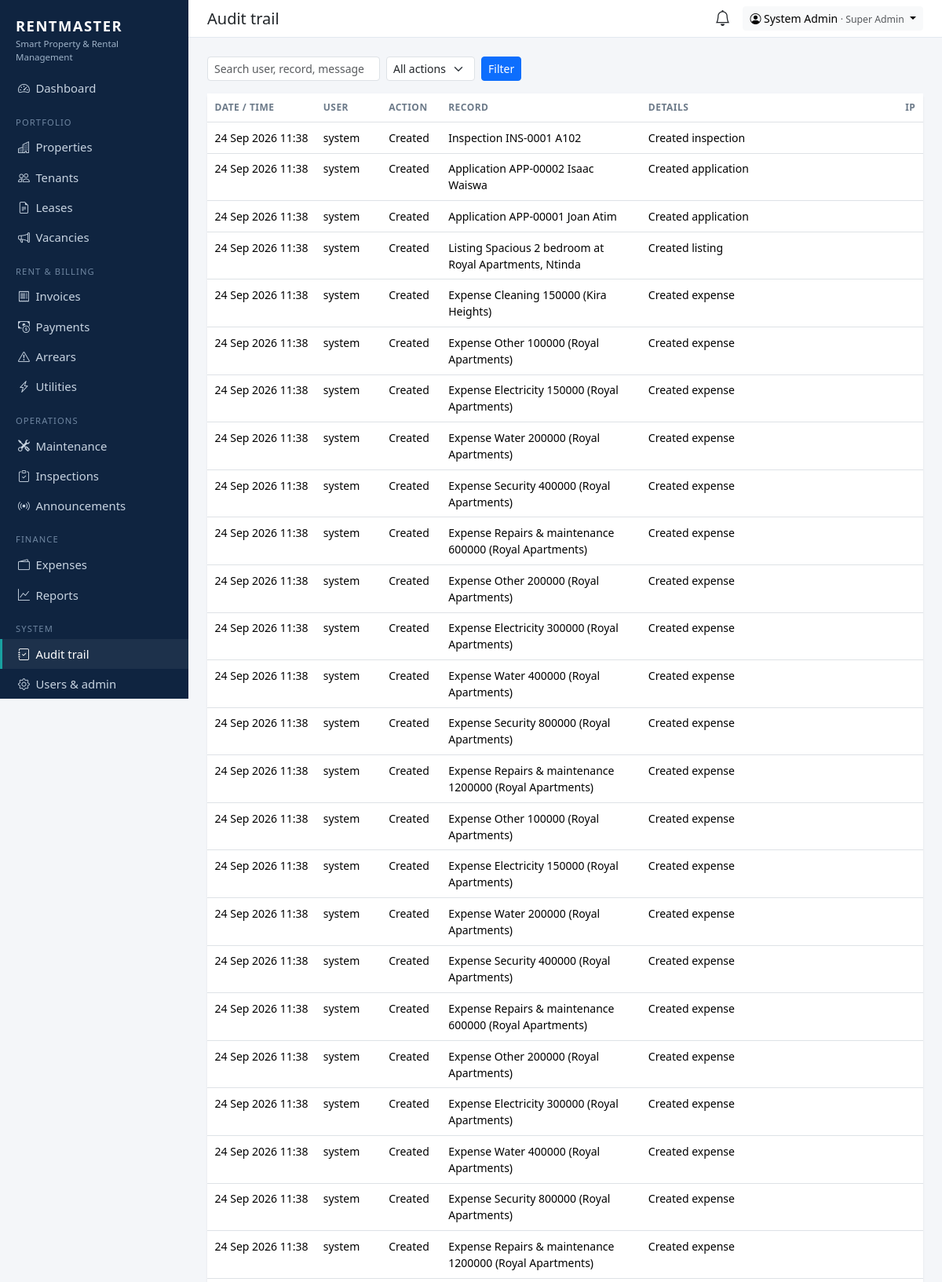
Screenshot of /audit/ (signed in, upper part) with the database file from the repository.
### apps/accounts/models.py (models this page shows, shortened)
class User(AbstractUser):
    role = models.CharField(max_length=20, choices=Role.choices, default=Role.TENANT)
    phone = models.CharField(max_length=20, blank=True)
    totp_secret = models.CharField(max_length=64, blank=True, editable=False)
    totp_enabled = models.BooleanField("Two-factor authentication", default=False, editable=False)
    def __str__(self):
        return self.get_full_name() or self.username

### apps/core/models.py (models this page shows, shortened)
class AuditLog(models.Model):
    class Action(models.TextChoices):
        CREATE = "CREATE", "Created"
        UPDATE = "UPDATE", "Updated"
        DELETE = "DELETE", "Deleted"
        ACTION = "ACTION", "Action"
        LOGIN = "LOGIN", "Logged in"
    user = models.ForeignKey(settings.AUTH_USER_MODEL, null=True, blank=True, on_delete=models.SET_NULL)
    action = models.CharField(max_length=10, choices=Action.choices)
    model = models.CharField(max_length=60, blank=True)
    object_id = models.CharField(max_length=40, blank=True)
    object_repr = models.CharField(max_length=200, blank=True)
    message = models.CharField(max_length=300, blank=True)
    changes = models.JSONField(default=dict, blank=True)
    ip_address = models.GenericIPAddressField(null=True, blank=True)
    created_at = models.DateTimeField(auto_now_add=True, db_index=True)
    class Meta:
        ordering = ["-created_at"]

### apps/core/views.py (the view)
# urls.py: path("audit/", core_views.audit_log, name="audit_log"),
@role_required(Role.SUPER_ADMIN, Role.ACCOUNTANT)
def audit_log(request):
    logs = AuditLog.objects.select_related("user")
    q = request.GET.get("q", "").strip()
    if q:
        logs = logs.filter(message__icontains=q) | logs.filter(object_repr__icontains=q) | logs.filter(user__username__icontains=q)
    action = request.GET.get("action", "")
    if action:
        logs = logs.filter(action=action)
    return render(request, "core/audit_log.html", {"logs": logs[:300], "q": q, "action": action, "actions": AuditLog.Action.choices})

### apps/accounts/permissions.py (called while the page is built)
def role_required(*roles):
    def decorator(view):
        @wraps(view)
        def wrapped(request, *args, **kwargs):
            if not request.user.is_authenticated:
                from django.contrib.auth.views import redirect_to_login
                return redirect_to_login(request.get_full_path())
            if request.user.role not in roles:
                raise PermissionDenied
            return view(request, *args, **kwargs)
        return wrapped
    return decorator

### templates/core/audit_log.html
{% extends "base.html" %}
{% block heading %}Audit trail{% endblock %}
{% block content %}
<form class="row g-2 mb-3" method="get">
  <div class="col-auto"><input class="form-control form-control-sm" name="q" value="{{ q }}" placeholder="Search user, record, message"></div>
  <div class="col-auto"><select class="form-select form-select-sm" name="action"><option value="">All actions</option>
    {% for v, l in actions %}<option value="{{ v }}" {% if v == action %}selected{% endif %}>{{ l }}</option>{% endfor %}</select></div>
  <div class="col-auto"><button class="btn btn-sm btn-primary">Filter</button></div>
</form>
<div class="card"><div class="card-body p-0">
  <table class="table table-sm table-hover small mb-0">
    <thead><tr><th>Date / time</th><th>User</th><th>Action</th><th>Record</th><th>Details</th><th>IP</th></tr></thead>
    {% for log in logs %}
      <tr><td class="text-nowrap">{{ log.created_at|date:"d M Y H:i" }}</td><td>{{ log.user|default:"system" }}</td><td>{{ log.get_action_display }}</td>
        <td>{{ log.model }} {{ log.object_repr }}</td><td>{{ log.message }}</td><td>{{ log.ip_address|default:"" }}</td></tr>
    {% empty %}<tr><td colspan="6" class="text-muted p-3">No entries.</td></tr>{% endfor %}
  </table>
</div></div>
{% endblock %}

### templates/base.html (shortened to what this page needs)
<!doctype html>
<html lang="en">
<head>
  <link href="https://cdn.jsdelivr.net/npm/bootstrap@5.3.3/dist/css/bootstrap.min.css" rel="stylesheet">
  <link href="https://cdn.jsdelivr.net/npm/bootstrap-icons@1.11.3/font/bootstrap-icons.min.css" rel="stylesheet">
</head>
<body>
{% if user.is_authenticated %}
{% with p=request.path %}
<nav class="rm-sidebar">
  <div class="brand">RENTMASTER<small>Smart Property &amp; Rental Management</small></div>
  <ul class="nav flex-column mt-2">
    <li><a class="nav-link {% if p == '/' %}active{% endif %}" href="{% url 'dashboard' %}"><i class="bi bi-speedometer2"></i>Dashboard</a></li>
    {% if nav.properties %}
    <li class="section">Portfolio</li>
    <li><a class="nav-link {% if '/properties/' in p %}active{% endif %}" href="{% url 'properties:list' %}"><i class="bi bi-buildings"></i>Properties</a></li>
    <li><a class="nav-link {% if p == '/tenants/' or '/tenants/new' in p %}active{% endif %}" href="{% url 'tenants:list' %}"><i class="bi bi-people"></i>Tenants</a></li>
    <li><a class="nav-link {% if '/leases/' in p %}active{% endif %}" href="{% url 'tenants:lease_list' %}"><i class="bi bi-file-earmark-text"></i>Leases</a></li>
    {% endif %}
    {% if nav.vacancies %}<li><a class="nav-link {% if '/vacancies/' in p %}active{% endif %}" href="{% url 'vacancies:listing_list' %}"><i class="bi bi-megaphone"></i>Vacancies</a></li>{% endif %}
    {% if nav.billing %}
    <li class="section">{% if nav.is_tenant %}My account{% else %}Rent &amp; billing{% endif %}</li>
    <li><a class="nav-link {% if '/invoices/' in p %}active{% endif %}" href="{% url 'billing:invoice_list' %}"><i class="bi bi-receipt"></i>Invoices</a></li>
    <li><a class="nav-link {% if '/payments/' in p %}active{% endif %}" href="{% url 'billing:payment_list' %}"><i class="bi bi-cash-coin"></i>Payments</a></li>
    {% endif %}
    {% if nav.arrears %}<li><a class="nav-link {% if '/arrears/' in p %}active{% endif %}" href="{% url 'billing:arrears' %}"><i class="bi bi-exclamation-triangle"></i>Arrears</a></li>{% endif %}
    {% if nav.utilities %}<li><a class="nav-link {% if '/utilities/' in p %}active{% endif %}" href="{% url 'billing:utility_list' %}"><i class="bi bi-lightning-charge"></i>Utilities</a></li>{% endif %}
    <li class="section">Operations</li>
    <li><a class="nav-link {% if '/maintenance/' in p %}active{% endif %}" href="{% url 'maintenance:list' %}"><i class="bi bi-tools"></i>Maintenance</a></li>
    {% if nav.inspections %}<li><a class="nav-link {% if '/inspections/' in p %}active{% endif %}" href="{% url 'inspections:list' %}"><i class="bi bi-clipboard-check"></i>Inspections</a></li>{% endif %}
    {% if nav.announce %}<li><a class="nav-link {% if '/announcements/' in p %}active{% endif %}" href="{% url 'announcement' %}"><i class="bi bi-broadcast"></i>Announcements</a></li>{% endif %}
    {% if nav.finance %}
    <li class="section">Finance</li>
    <li><a class="nav-link {% if '/expenses/' in p %}active{% endif %}" href="{% url 'finance:expense_list' %}"><i class="bi bi-wallet2"></i>Expenses</a></li>
    <li><a class="nav-link {% if '/reports/' in p %}active{% endif %}" href="{% url 'finance:report' %}"><i class="bi bi-graph-up"></i>Reports</a></li>
    {% endif %}
    {% if nav.audit or nav.admin %}<li class="section">System</li>{% endif %}
    {% if nav.audit %}<li><a class="nav-link {% if '/audit/' in p %}active{% endif %}" href="{% url 'audit_log' %}"><i class="bi bi-journal-check"></i>Audit trail</a></li>{% endif %}
    {% if nav.admin %}<li><a class="nav-link" href="{% url 'admin:index' %}"><i class="bi bi-gear"></i>Users &amp; admin</a></li>{% endif %}
  </ul>
</nav>
<div class="rm-main">
  <div class="rm-topbar d-flex align-items-center justify-content-between px-4 py-2 no-print">
    <h1 class="h5 mb-0">{% block heading %}{% endblock %}</h1>
    <div class="d-flex align-items-center gap-3">
      <a href="{% url 'notifications' %}" class="position-relative text-body" title="Notifications">
        <i class="bi bi-bell fs-5"></i>
      </a>
      <div class="dropdown">
        <button class="btn btn-sm btn-light dropdown-toggle" data-bs-toggle="dropdown">
          <i class="bi bi-person-circle"></i> {{ user }} <span class="text-muted small">· {{ user.get_role_display }}</span>
        </button>
      </div>
    </div>
  </div>
  <main class="p-4">
    {% block content %}{% endblock %}
  </main>
</div>
{% endwith %}
{% else %}
  {% block public %}{% endblock %}
{% endif %}
</body>
</html>

### templates/base.html (style rules this page uses)
:root { --rm-navy: #0f2440; --rm-accent: #18a0a0; }
body { background: #f4f6f9; }
.rm-sidebar { background: var(--rm-navy); min-height: 100vh; width: 240px; position: fixed; top: 0; left: 0; overflow-y: auto; z-index: 1030; }
.rm-sidebar .brand { color: #fff; font-weight: 800; letter-spacing: .08em; padding: 1.2rem 1.25rem .25rem; font-size: 1.15rem; }
.rm-sidebar .brand small { display:block; font-weight: 400; letter-spacing: 0; color: #9fb3c8; font-size: .72rem; }
.rm-sidebar .nav-link { color: #c7d3e0; padding: .5rem 1.25rem; border-left: 3px solid transparent; font-size: .93rem; }
.rm-sidebar .nav-link i { width: 1.4rem; display: inline-block; }
.rm-sidebar .nav-link:hover, .rm-sidebar .nav-link.active { color: #fff; background: rgba(255,255,255,.06); border-left-color: var(--rm-accent); }
.rm-sidebar .section { color: #6f86a0; font-size: .7rem; text-transform: uppercase; letter-spacing: .1em; padding: 1rem 1.25rem .25rem; }
.rm-main { margin-left: 240px; }
.rm-topbar { background: #fff; border-bottom: 1px solid #e3e8ef; }
.card { border: 0; box-shadow: 0 1px 3px rgba(15,36,64,.08); }
.table > :not(caption) > * > * { padding: .55rem .6rem; }
.table thead th { font-size: .75rem; text-transform: uppercase; color: #6c7a89; letter-spacing: .04em; }

### rows the page displays
User: first_name+last_name "System Admin", role "Super Admin"
AuditLog: created_at "24 Sep 2026 11:38", user "system", action "Created", model "Inspection", object_repr "INS-0001 A102", message "Created inspection"
AuditLog: created_at "24 Sep 2026 11:38", user "system", action "Created", model "Application", object_repr "APP-00002 Isaac Waiswa", message "Created application"
AuditLog: created_at "24 Sep 2026 11:38", user "system", action "Created", model "Application", object_repr "APP-00001 Joan Atim", message "Created application"
AuditLog: created_at "24 Sep 2026 11:38", user "system", action "Created", model "Listing", object_repr "Spacious 2 bedroom at Royal Apartments, Ntinda", message "Created listing"
AuditLog: created_at "24 Sep 2026 11:38", user "system", action "Created", model "Expense", object_repr "Cleaning 150000 (Kira Heights)", message "Created expense"
AuditLog: created_at "24 Sep 2026 11:38", user "system", action "Created", model "Expense", object_repr "Other 100000 (Royal Apartments)", message "Created expense"
AuditLog: created_at "24 Sep 2026 11:38", user "system", action "Created", model "Expense", object_repr "Electricity 150000 (Royal Apartments)", message "Created expense"
AuditLog: created_at "24 Sep 2026 11:38", user "system", action "Created", model "Expense", object_repr "Water 200000 (Royal Apartments)", message "Created expense"
AuditLog: created_at "24 Sep 2026 11:38", user "system", action "Created", model "Expense", object_repr "Security 400000 (Royal Apartments)", message "Created expense"
AuditLog: created_at "24 Sep 2026 11:38", user "system", action "Created", model "Expense", object_repr "Repairs & maintenance 600000 (Royal Apartments)", message "Created expense"
AuditLog: created_at "24 Sep 2026 11:38", user "system", action "Created", model "Expense", object_repr "Other 200000 (Royal Apartments)", message "Created expense"
AuditLog: created_at "24 Sep 2026 11:38", user "system", action "Created", model "Expense", object_repr "Electricity 300000 (Royal Apartments)", message "Created expense"
AuditLog: created_at "24 Sep 2026 11:38", user "system", action "Created", model "Expense", object_repr "Water 400000 (Royal Apartments)", message "Created expense"
AuditLog: created_at "24 Sep 2026 11:38", user "system", action "Created", model "Expense", object_repr "Security 800000 (Royal Apartments)", message "Created expense"
AuditLog: created_at "24 Sep 2026 11:38", user "system", action "Created", model "Expense", object_repr "Repairs & maintenance 1200000 (Royal Apartments)", message "Created expense"
AuditLog: created_at "24 Sep 2026 11:38", user "system", action "Created", model "Expense", object_repr "Other 100000 (Royal Apartments)", message "Created expense"
AuditLog: created_at "24 Sep 2026 11:38", user "system", action "Created", model "Expense", object_repr "Electricity 150000 (Royal Apartments)", message "Created expense"
AuditLog: created_at "24 Sep 2026 11:38", user "system", action "Created", model "Expense", object_repr "Water 200000 (Royal Apartments)", message "Created expense"
AuditLog: created_at "24 Sep 2026 11:38", user "system", action "Created", model "Expense", object_repr "Security 400000 (Royal Apartments)", message "Created expense"
AuditLog: created_at "24 Sep 2026 11:38", user "system", action "Created", model "Expense", object_repr "Repairs & maintenance 600000 (Royal Apartments)", message "Created expense"
AuditLog: created_at "24 Sep 2026 11:38", user "system", action "Created", model "Expense", object_repr "Other 200000 (Royal Apartments)", message "Created expense"
AuditLog: created_at "24 Sep 2026 11:38", user "system", action "Created", model "Expense", object_repr "Electricity 300000 (Royal Apartments)", message "Created expense"
AuditLog: created_at "24 Sep 2026 11:38", user "system", action "Created", model "Expense", object_repr "Water 400000 (Royal Apartments)", message "Created expense"
AuditLog: created_at "24 Sep 2026 11:38", user "system", action "Created", model "Expense", object_repr "Security 800000 (Royal Apartments)", message "Created expense"
AuditLog: created_at "24 Sep 2026 11:38", user "system", action "Created", model "Expense", object_repr "Repairs & maintenance 1200000 (Royal Apartments)", message "Created expense"
